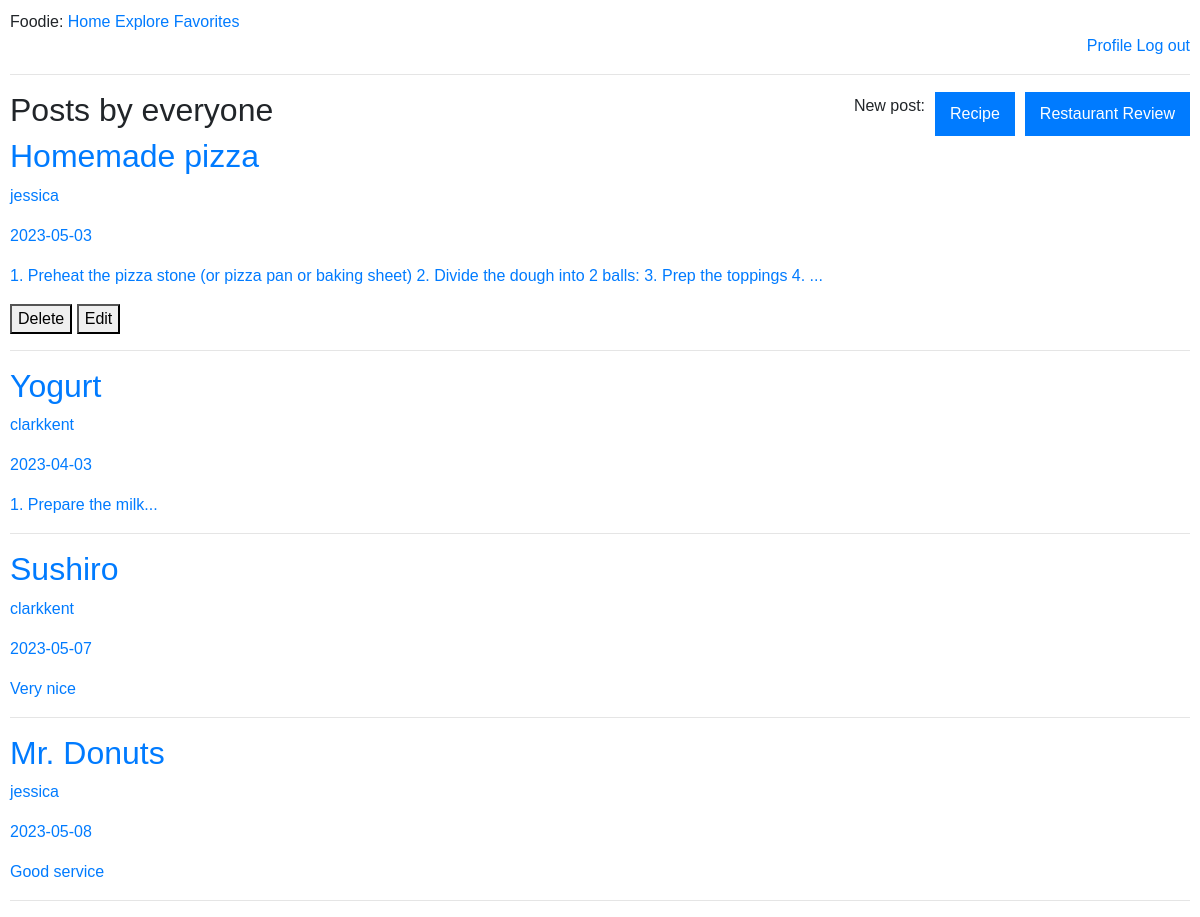
Page /explore (signed in) on the committed database.
### tables this page shows
CREATE TABLE recipes(
        id INTEGER PRIMARY KEY,
        title VARCHAR(100),
        timestamp TEXT,
        content TEXT,
        ingredients TEXT,
        user_id INTEGER,
        FOREIGN KEY (user_id) REFERENCES users(id) on delete cascade
    );

CREATE TABLE users (
        id INTEGER PRIMARY KEY,
        name TEXT,
        surname TEXT,
        country TEXT,
        username TEXT,
        email TEXT,
        password TEXT
    );

CREATE TABLE reviews(
        id INTEGER PRIMARY KEY,
        name VARCHAR(100),
        timestamp TEXT,
        stars INTEGER,
        content TEXT,
        location TEXT,
        user_id INTEGER,
        FOREIGN KEY (user_id) REFERENCES users(id) on delete cascade
    );

### app.py (the view)
@app.route('/explore', methods=['GET', 'POST']) # explore page
@token_required
def explore():
    data = jwt.decode(session['token'], token_key, algorithms=['HS256'])
    user_id_title = data['user_id']
    db = database_worker('social_net.db')
    query = f"SELECT * from users where id={user_id_title}"
    user = db.search(query=query)
    if user:
        query_posts = f"SELECT title, user_id, DATE(timestamp), content, id, user_id from recipes"
        query_reviews = f"SELECT name, user_id, DATE(timestamp), content, id, user_id from reviews"
        posts = db.search(query=query_posts)
        reviews = db.search(query=query_reviews)
        for i in range(len(posts)):
            for j in range(len(posts[i])):
                if j == 1:
                    user_id = posts[i][j]
                    query_user = f"SELECT username from users where id={user_id}"
                    username = db.search(query=query_user)
                    posts[i] = list(posts[i])
                    posts[i][j] = username[0][0]
                    posts[i] = tuple(posts[i])
        for i in range(len(reviews)):
            for j in range(len(reviews[i])):
                if j == 1:
                    reviews = list(reviews)
                    user_id = reviews[i][j]
                    query_username = f"SELECT username from users where id={user_id}"
                    username = db.search(query=query_username)
                    reviews[i] = list(reviews[i])
                    reviews[i][j] = username[0][0]
        print(posts)
        return render_template('explore.html', title='Explore', user=user, posts=posts,
                               login=True, admin=user_id_title, reviews=reviews)
    return render_template('explore.html', title='follExplore', login=True,
                           admin=user_id_title)

### app.py (called while the page is built)
def token_required(f):
    @wraps(f)
    def decorated(*args, **kwargs):
        if 'token' not in session:
            print("No token")
            return redirect(url_for('login'))
        try:
            print("Decoding token")
            data = jwt.decode(session['token'], token_key, algorithms=['HS256'])
        except:
            print("Wrong Token")
            return redirect(url_for('login'))
        return f(*args, **kwargs)
    return decorated

### my_lib.py (called while the page is built)
    def search(self, query):
        result = self.cursor.execute(query).fetchall()
        return result

### templates/explore.html
{% extends "base.html" %}
{% block content %}
    <div class="post-options-container">
        <h2>Posts by everyone</h2>
        <div class="post-options-container">
            <p>New post:</p>
            <a href="new-recipe"><button class="new-post-btn">Recipe</button></a>
            <a href="new-review.html"><button class="new-post-btn">Restaurant Review</button></a>
        </div>
    </div>
    {% for post in posts %}
    <a href="{{ url_for('recipe_page', post_id=post[4]) }}">
    <div class="post">
        <h2 class="post-title">{{ post[0]}}</h2>
        <p class="post-author">{{ post[1]}}</p>
        <p class="post-date">{{ post[2]}}</p>
        <p class="post-content">{{ post[3] }}</p>
        {% if admin == post[5] %}
        <a href="{{ url_for('delete_post', post_id=post[4]) }}" onclick="return confirm('Are you sure you want to delete this post?');"><button class="delete-post-btn">Delete</button></a>
        <a href="{{ url_for('edit_post', post_id=post[4]) }}"><button class="edit-post-btn">Edit</button></a>
        {% endif %}
    </div>
    </a>
    <hr>
    {% endfor %}
    {% for review in reviews %}
    <a href="{{ url_for('review', id=review[4]) }}">
    <div class="post">
        <h2 class="post-title">{{ review[0]}}</h2>
        <p class="post-author">{{ review[1]}}</p>
        <p class="post-date">{{ review[2]}}</p>
        <p class="post-content">{{ review[3] }}</p>
    </div>
    <hr>
    {% endfor %}
{% endblock %}

### templates/base.html (shortened to what this page needs)
<!doctype html>
<html>
    <head>
        <link rel="stylesheet" href="https://cdnjs.cloudflare.com/ajax/libs/font-awesome/4.7.0/css/font-awesome.min.css">
        <link rel="stylesheet" href="/static/registration.css">
        <link rel="stylesheet" href="https://maxcdn.bootstrapcdn.com/bootstrap/4.5.2/css/bootstrap.min.css">
        <link rel="stylesheet" href="/static/my_style.css">
    </head>
    <body>
        <div>
            Foodie:
            {% if login %}
            <a href="/index">Home</a>
            <a href="/explore">Explore</a>
            <a href="/saves">Favorites</a>
            <div align="right">
                <a href="/profile-user">Profile</a>
                <a href="/logout">Log out</a>
            </div>
            {% else %}
            <a href="/signup">Sign up</a>
            {% endif %}
        </div>
        <hr>
        {% block content %}{% endblock %}
    </body>
</html>

### static/registration.css (style rules this page uses)
body, button, input, select, textarea, h1, h2, h3, h4, h5, h6, p, span, div, a { font-family: Arial, sans-serif; }

### static/my_style.css (style rules this page uses)
body, button, input, select, textarea, h1, h2, h3, h4, h5, h6, p, span, div, a { font-family: Arial, sans-serif; }
body { margin: 10px; }
.post-options-container { display: flex; flex-direction: row; justify-content: space-between; align-items: center; }
.new-post-btn { display: flex; align-items: center; padding: 10px 15px; background-color: #007bff; color: #fff; border: none; margin-left: 10px; }

### rows in the picture
recipes: title "Homemade pizza", content "1. Preheat the pizza stone (or pizza pan or baking sheet) 2. Divide the dough into 2 balls: 3. Prep the toppings 4. ..."
users: username "jessica", username "jessica"
recipes: title "Yogurt", content "1. Prepare the milk..."
users: username "clarkkent", username "clarkkent"
reviews: name "Sushiro", content "Very nice"
reviews: name "Mr. Donuts", content "Good service"

### other values in the picture
{{ post[2] }} "2023-05-03" "2023-04-03"
{{ review[2] }} "2023-05-07" "2023-05-08"
